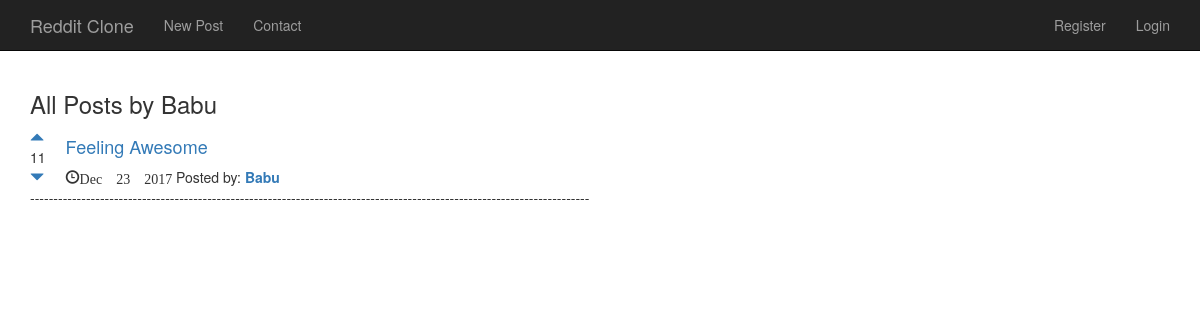
The app's page /posts/user/7 with its own data.
### posts/models.py (models this page shows, shortened)
class Post(models.Model):
    title = models.TextField(max_length=200)
    url = models.TextField()
    pub_date = models.DateTimeField()
    author = models.ForeignKey(User)
    votes_total = models.IntegerField(default=1)
    def pub_date_new(self):
        return self.pub_date.strftime("%b %e %Y")

### posts/views.py (the view)
# urls.py: url(r'^user/(?P<pk>[0-9]+)', views.user_post, name='user_post'),
def user_post(request,pk):
    post = Post.objects.filter(author__id=pk).order_by('-votes_total')
    author = User.objects.get(pk=pk)
    return render(request, 'posts/user_post.html', {'post':post, 'author':author})

### posts/templates/posts/user_post.html (shortened to what this page needs)
{% extends "base.html" %}
{% block body_block %}
  <h3>All Posts by {{author.username}}</h3>
  {% for post in post %}
    <table>
      <tr>
        <td style="padding-right:20px"><a href="#" onClick="document.getElementById('upvote{{ post.id }}').submit()"><span class="glyphicon glyphicon-triangle-top"></span></a><br/>{{post.votes_total}}<br/><a href="" onClick="document.getElementById('downvote{{ post.id }}').submit()"><span class="glyphicon glyphicon-triangle-bottom"></span></a></td>
        <td><h4><a href="{{post.url}}">{{post.title}}</a></h4><span class="glyphicon glyphicon-time">{{post.pub_date_new}}</span> Posted by: <a href="{% url 'posts:user_post' post.author.id %}"><strong>{{post.author.username}}</strong></a></td>
      </tr>
    </table>
    <p>------------------------------------------------------------------------------------------------------------------------</p>
  {% endfor %}
{% endblock %}

### records on screen
Post: votes_total "11", title "Feeling Awesome", pub_date_new "Dec 23 2017", author.username "Babu"

### other values on screen
{{ author.username }} "Babu"
